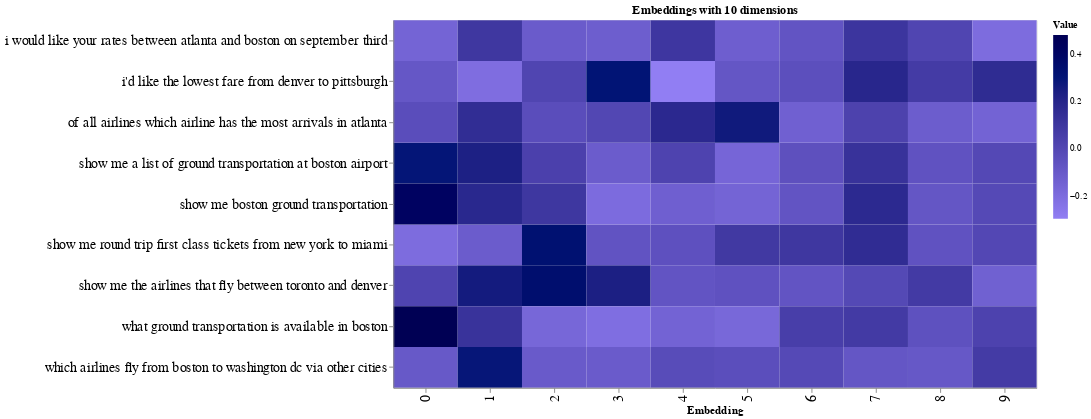

This figure's notebook cell:
### Code cell
# Set sample size to visualize
sample = 9

# Reshape the data for visualization purposes
source = pd.DataFrame(embeds_pc)[:sample]
source = pd.concat([source,df['query']], axis=1)
source = source.melt(id_vars=['query'])

# Configure the plot
chart = alt.Chart(source).mark_rect().encode(
    x=alt.X('variable:N', title="Embedding"),
    y=alt.Y('query:N', title='',axis=alt.Axis(labelLimit=500)),
    color=alt.Color('value:Q', title="Value", scale=alt.Scale(
                range=["#917EF3", "#000000"]))
)

result = chart.configure(background='#ffffff'
        ).properties(
        width=700,
        height=400,
        title='Embeddings with 10 dimensions'
       ).configure_axis(
      labelFontSize=15,
      titleFontSize=12)

# Show the plot
result

### Figure 1 — Vega-Lite specification as saved in the notebook (floating-point values rounded to 4 significant figures; data arrays with more than 128 entries replaced by an {"elided": "..."} marker saying what was removed)
{"config": {"view": {"continuousWidth": 400, "continuousHeight": 300}, "axis": {"labelFontSize": 15, "titleFontSize": 12}, "background": "#ffffff"}, "data": {"name": "data-9170008e8fe98494999371d7a4708e0e"}, "mark": "rect", "encoding": {"color": {"field": "value", "scale": {"range": ["#917EF3", "#000000"]}, "title": "Value", "type": "quantitative"}, "x": {"field": "variable", "title": "Embedding", "type": "nominal"}, "y": {"axis": {"labelLimit": 500}, "field": "query", "title": "", "type": "nominal"}}, "height": 400, "title": "Embeddings with 10 dimensions", "width": 700, "$schema": "https://vega.github.io/schema/vega-lite/v4.17.0.json", "datasets": {"data-9170008e8fe98494999371d7a4708e0e": {"elided": "1140 records"}}}
